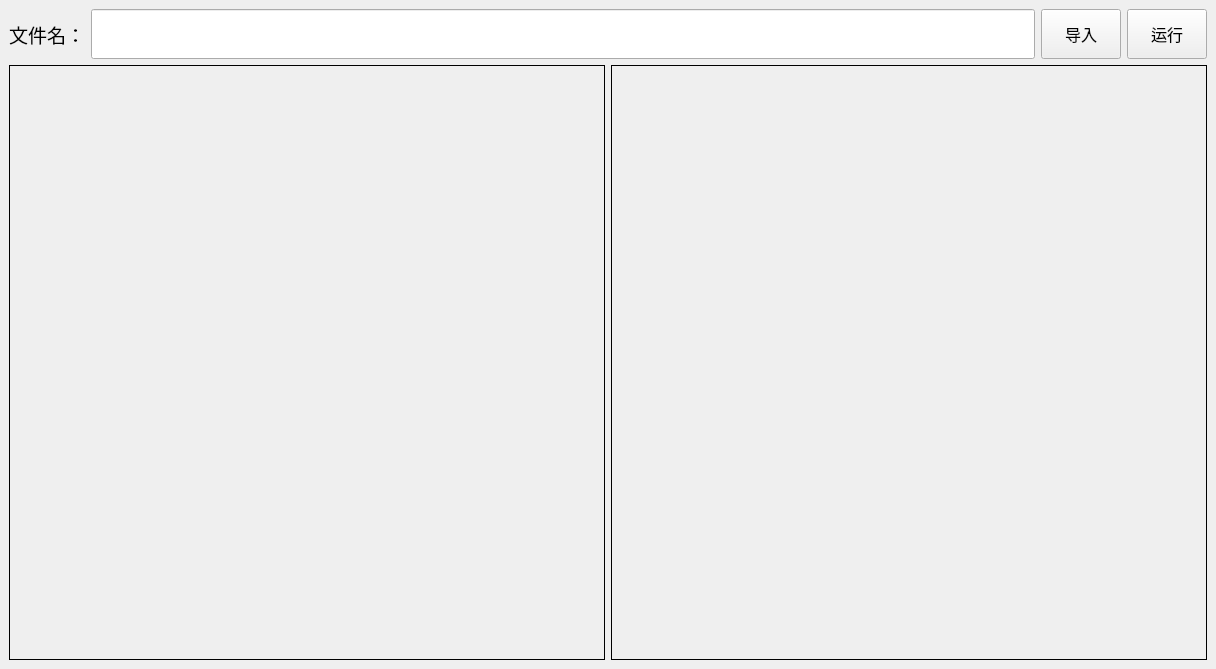
<?xml version="1.0" encoding="UTF-8"?>
<ui version="4.0">
 <class>MainWindow</class>
 <widget class="QMainWindow" name="MainWindow">
  <property name="geometry">
   <rect>
    <x>0</x>
    <y>0</y>
    <width>1216</width>
    <height>669</height>
   </rect>
  </property>
  <property name="windowTitle">
   <string>频谱分析</string>
  </property>
  <widget class="QWidget" name="centralwidget">
   <layout class="QVBoxLayout" name="verticalLayout">
    <item>
     <layout class="QHBoxLayout" name="horizontalLayout">
      <item>
       <widget class="QLabel" name="label">
        <property name="font">
         <font>
          <family>微软雅黑</family>
          <pointsize>14</pointsize>
         </font>
        </property>
        <property name="text">
         <string>文件名：</string>
        </property>
        <property name="alignment">
         <set>Qt::AlignCenter</set>
        </property>
       </widget>
      </item>
      <item>
       <widget class="QLineEdit" name="lineEdit">
        <property name="minimumSize">
         <size>
          <width>0</width>
          <height>50</height>
         </size>
        </property>
        <property name="font">
         <font>
          <family>微软雅黑</family>
          <pointsize>12</pointsize>
         </font>
        </property>
        <property name="focusPolicy">
         <enum>Qt::ClickFocus</enum>
        </property>
        <property name="alignment">
         <set>Qt::AlignCenter</set>
        </property>
       </widget>
      </item>
      <item>
       <widget class="QPushButton" name="pushButton">
        <property name="minimumSize">
         <size>
          <width>0</width>
          <height>50</height>
         </size>
        </property>
        <property name="font">
         <font>
          <family>微软雅黑</family>
          <pointsize>12</pointsize>
         </font>
        </property>
        <property name="text">
         <string>导入</string>
        </property>
       </widget>
      </item>
      <item>
       <widget class="QPushButton" name="pushButton_2">
        <property name="minimumSize">
         <size>
          <width>0</width>
          <height>50</height>
         </size>
        </property>
        <property name="font">
         <font>
          <family>微软雅黑</family>
          <pointsize>12</pointsize>
         </font>
        </property>
        <property name="text">
         <string>运行</string>
        </property>
       </widget>
      </item>
     </layout>
    </item>
    <item>
     <layout class="QHBoxLayout" name="horizontalLayout_2">
      <item>
       <widget class="QWidget" name="widget" native="true">
        <property name="sizePolicy">
         <sizepolicy hsizetype="Expanding" vsizetype="Expanding">
          <horstretch>0</horstretch>
          <verstretch>0</verstretch>
         </sizepolicy>
        </property>
        <property name="styleSheet">
         <string notr="true">border:1px solid black</string>
        </property>
       </widget>
      </item>
      <item>
       <widget class="QWidget" name="widget_2" native="true">
        <property name="sizePolicy">
         <sizepolicy hsizetype="Expanding" vsizetype="Expanding">
          <horstretch>0</horstretch>
          <verstretch>0</verstretch>
         </sizepolicy>
        </property>
        <property name="styleSheet">
         <string notr="true">border:1px solid black</string>
        </property>
       </widget>
      </item>
     </layout>
    </item>
   </layout>
  </widget>
 </widget>
 <resources/>
 <connections/>
</ui>
